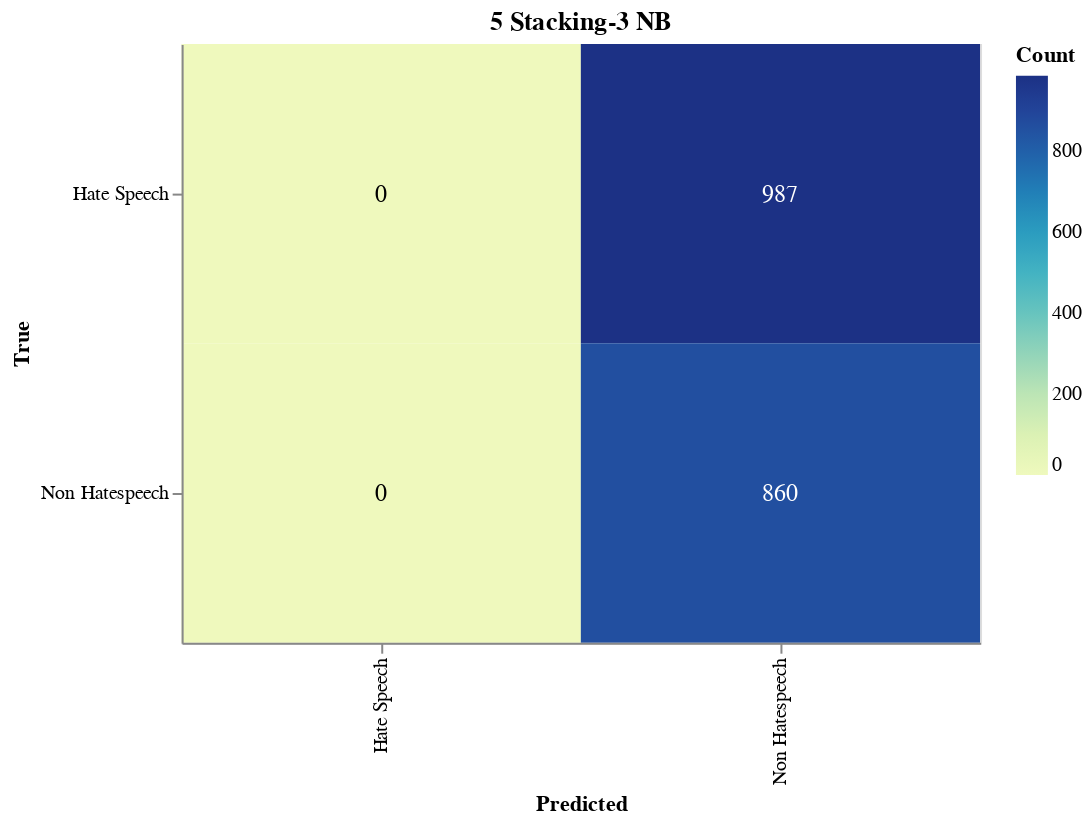

Here is the notebook cell this chart was saved with:
### Markdown cell above
#### Save Confusion Matrix

### Code cell
import altair as alt
import altair_saver
import pandas as pd
from sklearn.metrics import confusion_matrix

# Calculate the confusion matrix
cm = confusion_matrix(true_labels, adjusted_predictions)

# Define class names
class_names = ['Hate Speech', 'Non Hatespeech']

# Convert confusion matrix to DataFrame
cm_df = pd.DataFrame(cm, index=class_names, columns=class_names).reset_index().melt(id_vars='index')
cm_df.columns = ['True', 'Predicted', 'Count']

# Ensure the order of categories
cm_df['True'] = pd.Categorical(cm_df['True'], categories=class_names, ordered=True)
cm_df['Predicted'] = pd.Categorical(cm_df['Predicted'], categories=class_names, ordered=True)

# Create the Altair plot
heatmap = alt.Chart(cm_df).mark_rect().encode(
    x=alt.X('Predicted:O', sort=class_names),
    y=alt.Y('True:O', sort=class_names),
    color='Count:Q',
    tooltip=['True', 'Predicted', 'Count']
).properties(
    width=400,
    height=300,
    title='5 Stacking-3 NB'
)

# Add text labels
text = heatmap.mark_text(
    align='center',
    baseline='middle',
    fontSize=12
).encode(
    text='Count:Q',
    color=alt.condition(
        alt.datum.Count > cm.max() / 2,
        alt.value('white'),
        alt.value('black')
    )
)

# Combine heatmap and text
final_chart = heatmap + text

# Display the plot
final_chart.show()

### Figure 1 — Vega-Lite specification as saved in the notebook (floating-point values rounded to 4 significant figures)
{"config": {"view": {"continuousWidth": 300, "continuousHeight": 300}}, "layer": [{"mark": {"type": "rect"}, "encoding": {"color": {"field": "Count", "type": "quantitative"}, "tooltip": [{"field": "True", "type": "ordinal"}, {"field": "Predicted", "type": "ordinal"}, {"field": "Count", "type": "quantitative"}], "x": {"field": "Predicted", "sort": ["Hate Speech", "Non Hatespeech"], "type": "ordinal"}, "y": {"field": "True", "sort": ["Hate Speech", "Non Hatespeech"], "type": "ordinal"}}, "title": "5 Stacking-3 NB"}, {"mark": {"type": "text", "align": "center", "baseline": "middle", "fontSize": 12}, "encoding": {"color": {"condition": {"test": "(datum.Count > 493.5)", "value": "white"}, "value": "black"}, "text": {"field": "Count", "type": "quantitative"}, "tooltip": [{"field": "True", "type": "ordinal"}, {"field": "Predicted", "type": "ordinal"}, {"field": "Count", "type": "quantitative"}], "x": {"field": "Predicted", "sort": ["Hate Speech", "Non Hatespeech"], "type": "ordinal"}, "y": {"field": "True", "sort": ["Hate Speech", "Non Hatespeech"], "type": "ordinal"}}, "title": "5 Stacking-3 NB"}], "data": {"name": "data-010c52edfd2079f09c0236dffc020b77"}, "height": 300, "width": 400, "$schema": "https://vega.github.io/schema/vega-lite/v5.17.0.json", "datasets": {"data-010c52edfd2079f09c0236dffc020b77": [{"True": "Hate Speech", "Predicted": "Hate Speech", "Count": 0}, {"True": "Non Hatespeech", "Predicted": "Hate Speech", "Count": 0}, {"True": "Hate Speech", "Predicted": "Non Hatespeech", "Count": 987}, {"True": "Non Hatespeech", "Predicted": "Non Hatespeech", "Count": 860}]}}
